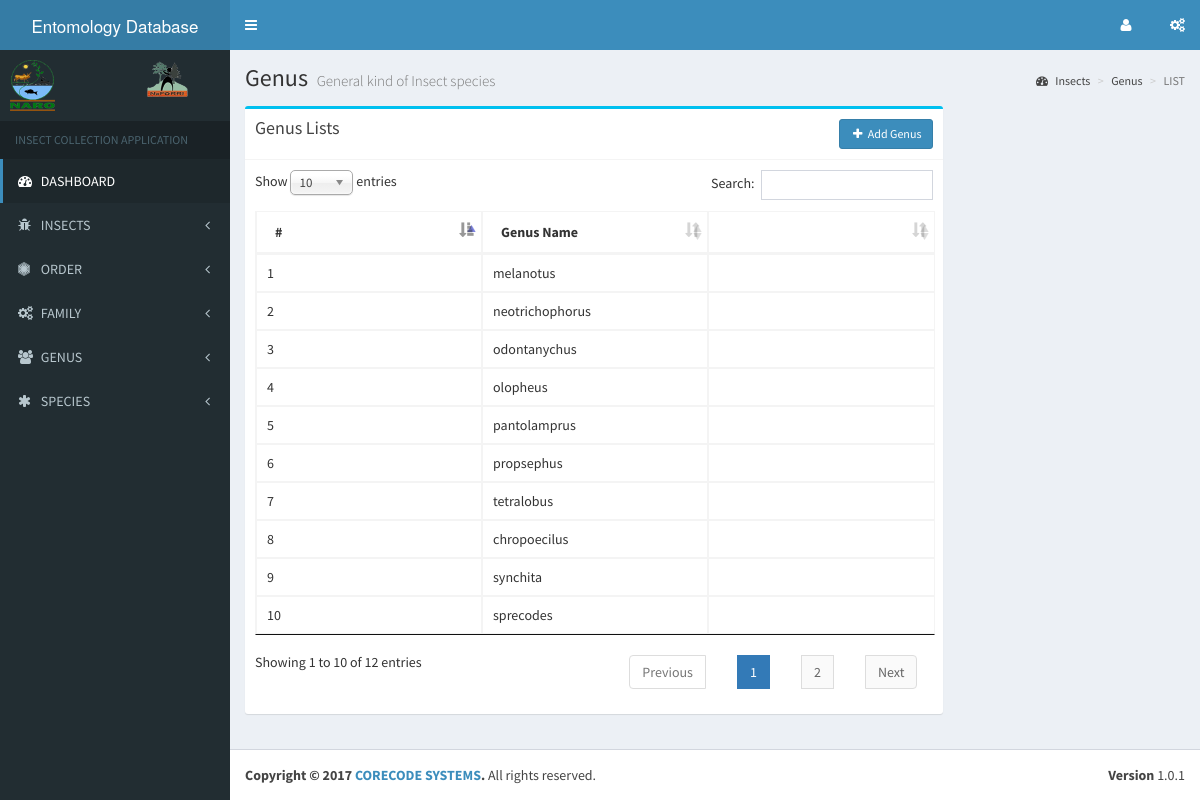
The page /admin/genus_list.php on the database as committed earlier.
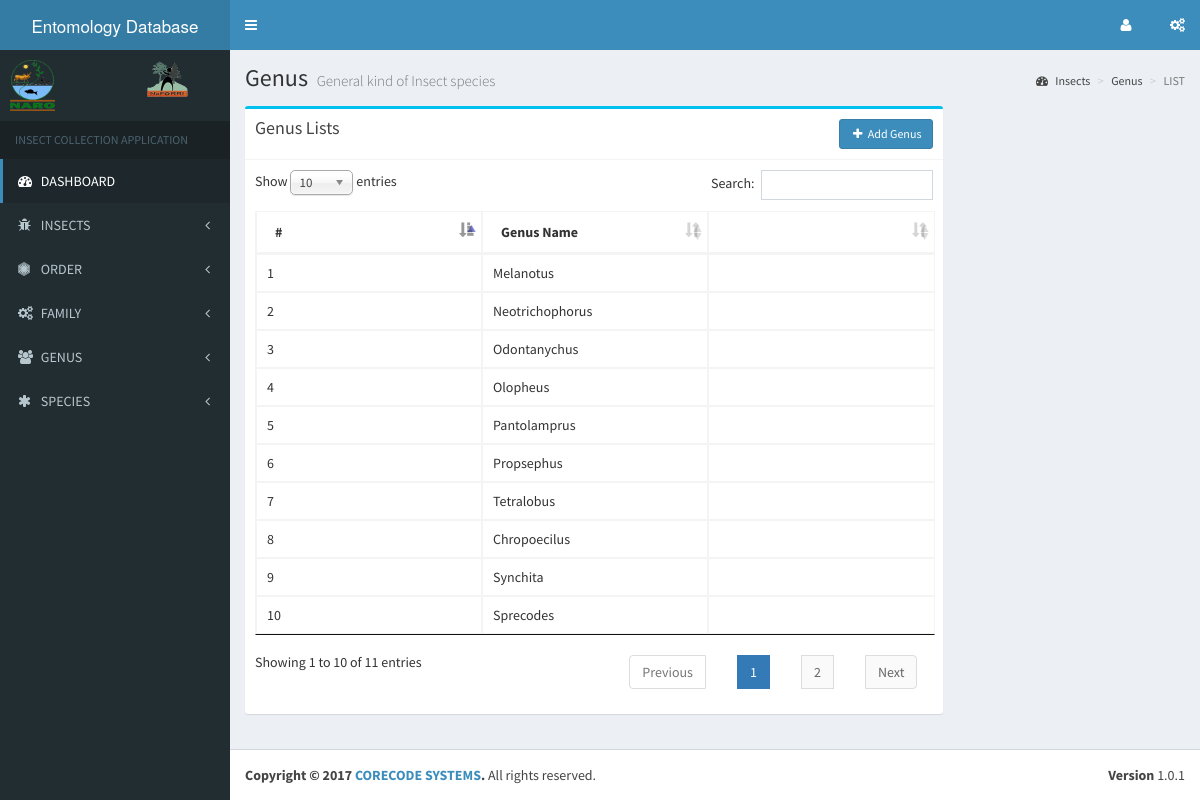
The same page on the database as committed later.
### tables this page shows
CREATE TABLE `genus` (
  `genus_id` int(11) NOT NULL,
  `genus_name` varchar(50) NOT NULL
);

### libs/database.php (called while the page is built, shortened)
<?php
    class database {
        public $host    = DB_HOST;
        public $user    = DB_USER;
        public $pass    = DB_PASS;
        public $db_name = DB_NAME;
        public $conn;
        public function connect() {
            $this->conn = new mysqli($this->host, $this->user, $this->pass, $this->db_name);
        }
        public function select($query) {
            $result = $this->conn->query($query);
            if($result->num_rows > 0) {
                return $result;
            }else {
                return false;
            }
        }
    }
?>

### admin/genus_list.php (the view, shortened to what this page needs)
<?php
    require_once '../libs/database.php';
    $db = new database();
    $sql_select_genus = "SELECT * FROM Genus";
    $genus_list = $db->select($sql_select_genus);
?>
<?php include 'includes/header.php'; ?>
<?php include 'includes/sidebar_nav.php'; ?>
  <div class="content-wrapper">
    <section class="content-header">
      <h1>
        Genus
        <small>General kind of Insect species</small>
      </h1>
      <ol class="breadcrumb">
        <li><a href="#"><i class="fa fa-dashboard"></i> Insects</a></li>
        <li><a href="#">Genus</a></li>
        <li class="active">LIST</li>
      </ol>
    </section>
    <section class="content">
        <div class="row">
            <div class="col-md-9">
                <div class="box box-info">
                    <div class="box-header with-border">
                        <h3 class="box-title">Genus Lists</h3>
                        <a href="add_genus.php" class="btn btn-primary btn-sm pull-right"><i class="fa fa-plus fa-fw"></i> Add Genus</a>
                    </div>
                    <div class='box-body'>
                        <table class="table table-responsive table-bordered" id="content_list">
                            <thead>
                                <tr>
                                    <th>#</th>
                                    <th>Genus Name</th>
                                    <th></th>
                                </tr>
                            </thead>
                            <tbody>
                                <?php $counter = 1; ?>
                                <?php while($row = $genus_list->fetch_array()): ?>
                                    <tr>
                                        <td><?php echo $counter; ?></td>
                                        <td><?php echo $row['genus_name']; ?></td>
                                        <td>
                                        </td>
                                    </tr>
                                    <?php $counter++; ?>
                                <?php endwhile; ?>
                            </tbody>
                        </table>
                    </div>
                </div>
            </div>
        </div>
    </section>
  </div>
<?php include 'includes/footer.php'; ?>

Rows that differ between the two databases and show on the page:
changed genus: genus_name "melanotus" → "Melanotus"
changed genus: genus_name "neotrichophorus" → "Neotrichophorus"
changed genus: genus_name "odontanychus" → "Odontanychus"
changed genus: genus_name "olopheus" → "Olopheus"
changed genus: genus_name "pantolamprus" → "Pantolamprus"
changed genus: genus_name "propsephus" → "Propsephus"
changed genus: genus_name "tetralobus" → "Tetralobus"
changed genus: genus_name "chropoecilus" → "Chropoecilus"
changed genus: genus_name "synchita" → "Synchita"
changed genus: genus_name "sprecodes" → "Sprecodes"
Other text that changed with them:
text written by a page script: "Show 10 entries Search: Showing 1 to 10 of 12 entries Previous 1 2 Next" → "Show 10 entries Search: Showing 1 to 10 of 11 entries Previous 1 2 Next"
